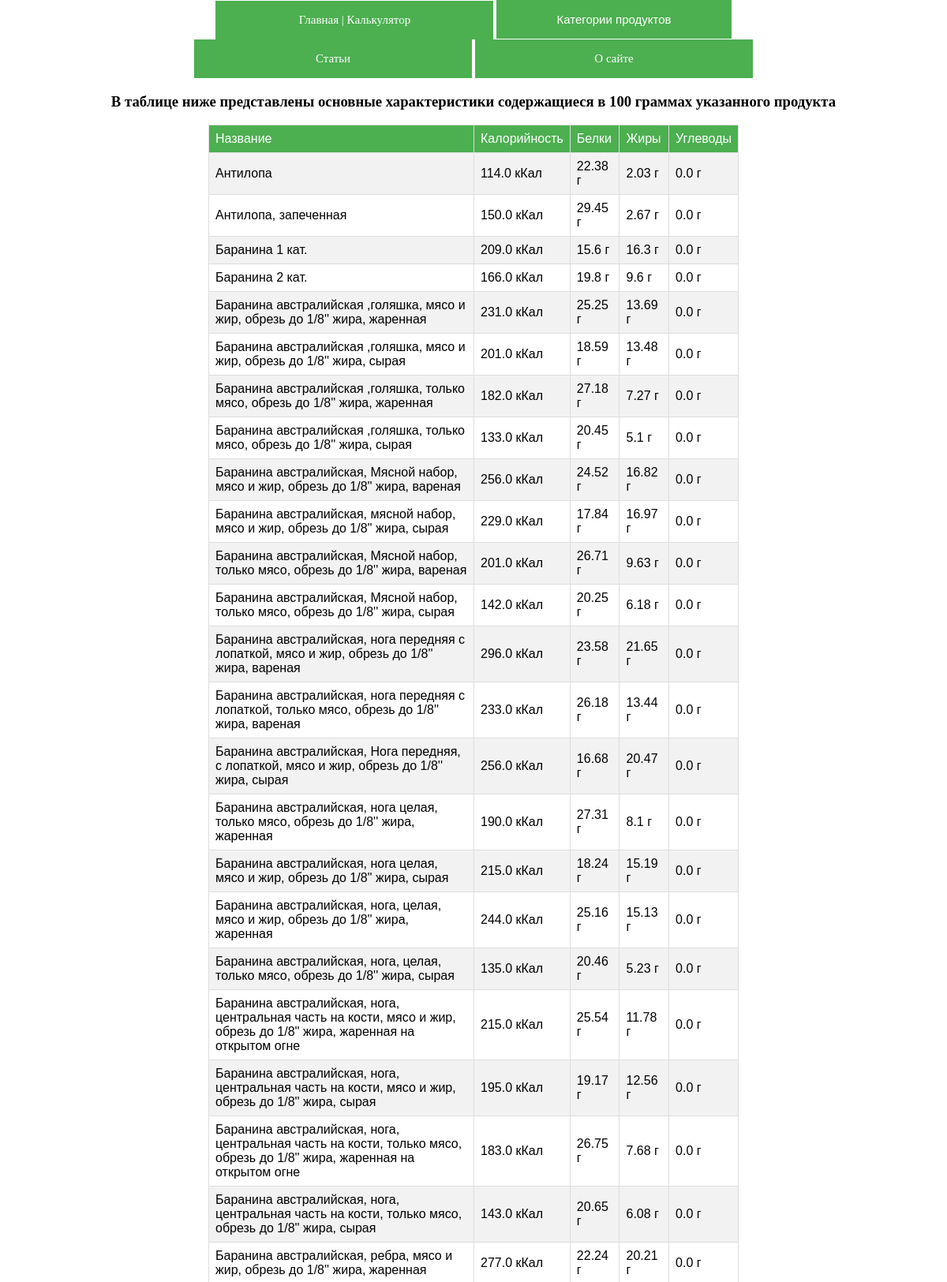
The app's page /category/baranina_i_dich/ (upper part) with its own data.
### calculator/models.py (models this page shows, shortened)
class Products(models.Model):
    category_name = models.CharField(max_length=255)
    title = models.CharField(max_length=255)
    calories = models.FloatField()
    protein = models.FloatField()
    fats = models.FloatField()
    carbs = models.FloatField()
    category = models.ForeignKey(Categories, on_delete=models.PROTECT)

### calculator/views.py (the view)
# urls.py: path('category/<slug:slug>/', ShowCategory.as_view(), name='category'),
class ShowCategory(CommonData, ListView):
    model = Products
    template_name = 'calculator/category.html'
    context_object_name = 'products'
    def get_context_data(self, **kwargs):
        context = super().get_context_data(**kwargs)
        category_title = Categories.objects.get(slug=self.kwargs['slug'])
        extra_context = self.get_common_context(title=category_title)
        return dict(list(context.items()) + list(extra_context.items()))
    def get_queryset(self):
        return Products.objects.filter(category__slug=self.kwargs['slug'])

### calculator/models.py (called while the page is built)
    def __str__(self):
        return self.title

    def get_absolute_url(self):
        return reverse('category', kwargs={'slug': self.slug})

### calculator/utils.py (called while the page is built)
    def get_common_context(self, **kwargs):
        context = kwargs
        context['menu'] = menu
        context['categories_list'] = categories_list
        if 'selected' not in context:
            context['selected'] = 0
        return context

### calculator/templates/calculator/category.html
{% extends 'calculator/base.html' %}
{% block content %}
<h3 class="main_header" align="center">В таблице ниже представлены основные характеристики содержащиеся в 100 граммах указанного продукта</h3>
<table class="main_table" align="center">
    <tr class="headers">
        <td>Название</td>
        <td>Калорийность</td>
        <td>Белки</td>
        <td>Жиры</td>
        <td>Углеводы</td>
    </tr>
{% for item in products %}
    <tr>
        <td>{{item.title}}</td>
        <td>{{item.calories}} кКал</td>
        <td>{{item.protein}} г</td>
        <td>{{item.fats}} г</td>
        <td>{{item.carbs}} г</td>
    </tr>
{% endfor %}
</table>
{% endblock content %}

### calculator/templates/calculator/base.html (shortened to what this page needs)
<!DOCTYPE html>
{% load static %}
<html lang="en">
<head>
    <link type="text/css" href="{% static 'calculator/css/styles.css' %}" rel="stylesheet" />
</head>
<body>
<div class="main-menu" align="center">
    {% block menu %}
    {% for point in menu %}
    {% if point.title == "Категории продуктов" %}
        <div class="dropdown">
          <button class="dropbtn">{{point.title}}</button>
        </div>
    {% else %}
        {% if selected == point.select_id %}
            <div class="menu-btn">{{point.title}}</div>
        {% else %}
            <div class="menu-btn"><a class="menu-link" href="{% url point.path_name %}">{{point.title}}</a></div>
        {% endif %}
    {% endif %}
    {% endfor %}
    {% endblock menu %}
</div>
{% block content %}
{% endblock content %}
</body>
</html>

### calculator/static/calculator/css/styles.css (style rules this page uses)
body { max-width: 80%; align: center; margin: auto; }
.menu-btn { background-color: #4CAF50; min-width: 200px; color: white; padding: 16px 76px; font-size: 15px; text-align: center; border: none; display: inline-block }
.menu-link { color: white; text-decoration: none; }
.dropbtn { background-color: #4CAF50; color: white; padding: 16px 76px; min-width: 200px; font-size: 15px; text-align: center; border: none; display: inline-block }
.dropdown { position: relative; display: inline-block; }
.main_table { font-family: Arial, Helvetica, sans-serif; border-collapse: collapse; width: 70%; table-align: center }
.main_table td, .maintable th { border: 1px solid #ddd; padding: 8px; }
.headers { background-color: #4CAF50; color: white; }
tr:nth-child(even) { background-color: #f2f2f2; }

### records on screen
Products: title "Антилопа", calories "114.0", protein "22.38", fats "2.03", carbs "0.0"
Products: title "Антилопа, запеченная", calories "150.0", protein "29.45", fats "2.67", carbs "0.0"
Products: title "Баранина 1 кат.", calories "209.0", protein "15.6", fats "16.3", carbs "0.0"
Products: title "Баранина 2 кат.", calories "166.0", protein "19.8", fats "9.6", carbs "0.0"
Products: title "Баранина австралийская ,голяшка, мясо и жир, обрезь до 1/8'' жира, жаренная", calories "231.0", protein "25.25", fats "13.69", carbs "0.0"
Products: title "Баранина австралийская ,голяшка, мясо и жир, обрезь до 1/8'' жира, сырая", calories "201.0", protein "18.59", fats "13.48", carbs "0.0"
Products: title "Баранина австралийская ,голяшка, только мясо, обрезь до 1/8'' жира, жаренная", calories "182.0", protein "27.18", fats "7.27", carbs "0.0"
Products: title "Баранина австралийская ,голяшка, только мясо, обрезь до 1/8'' жира, сырая", calories "133.0", protein "20.45", fats "5.1", carbs "0.0"
Products: title "Баранина австралийская, Мясной набор, мясо и жир, обрезь до 1/8'' жира, вареная", calories "256.0", protein "24.52", fats "16.82", carbs "0.0"
Products: title "Баранина австралийская, мясной набор, мясо и жир, обрезь до 1/8'' жира, сырая", calories "229.0", protein "17.84", fats "16.97", carbs "0.0"
Products: title "Баранина австралийская, Мясной набор, только мясо, обрезь до 1/8'' жира, вареная", calories "201.0", protein "26.71", fats "9.63", carbs "0.0"
Products: title "Баранина австралийская, Мясной набор, только мясо, обрезь до 1/8'' жира, сырая", calories "142.0", protein "20.25", fats "6.18", carbs "0.0"
Products: title "Баранина австралийская, нога передняя с лопаткой, мясо и жир, обрезь до 1/8'' жира, вареная", calories "296.0", protein "23.58", fats "21.65", carbs "0.0"
Products: title "Баранина австралийская, нога передняя с лопаткой, только мясо, обрезь до 1/8'' жира, вареная", calories "233.0", protein "26.18", fats "13.44", carbs "0.0"
Products: title "Баранина австралийская, Нога передняя, с лопаткой, мясо и жир, обрезь до 1/8'' жира, сырая", calories "256.0", protein "16.68", fats "20.47", carbs "0.0"
Products: title "Баранина австралийская, нога целая, только мясо, обрезь до 1/8'' жира, жаренная", calories "190.0", protein "27.31", fats "8.1", carbs "0.0"
Products: title "Баранина австралийская, нога целая, мясо и жир, обрезь до 1/8'' жира, сырая", calories "215.0", protein "18.24", fats "15.19", carbs "0.0"
Products: title "Баранина австралийская, нога, целая, мясо и жир, обрезь до 1/8'' жира, жаренная", calories "244.0", protein "25.16", fats "15.13", carbs "0.0"
Products: title "Баранина австралийская, нога, целая, только мясо, обрезь до 1/8'' жира, сырая", calories "135.0", protein "20.46", fats "5.23", carbs "0.0"
Products: title "Баранина австралийская, нога, центральная часть на кости, мясо и жир, обрезь до 1/8'' жира, жаренная на открытом огне", calories "215.0", protein "25.54", fats "11.78", carbs "0.0"
Products: title "Баранина австралийская, нога, центральная часть на кости, мясо и жир, обрезь до 1/8'' жира, сырая", calories "195.0", protein "19.17", fats "12.56", carbs "0.0"
Products: title "Баранина австралийская, нога, центральная часть на кости, только мясо, обрезь до 1/8'' жира, жаренная на открытом огне", calories "183.0", protein "26.75", fats "7.68", carbs "0.0"
Products: title "Баранина австралийская, нога, центральная часть на кости, только мясо, обрезь до 1/8'' жира, сырая", calories "143.0", protein "20.65", fats "6.08", carbs "0.0"
Products: title "Баранина австралийская, ребра, мясо и жир, обрезь до 1/8'' жира, жаренная", calories "277.0", protein "22.24", fats "20.21", carbs "0.0"

### other values on screen
{{ point.title }} "Главная | Калькулятор" "Статьи" "О сайте"
{{ point.title }} "Категории продуктов"
